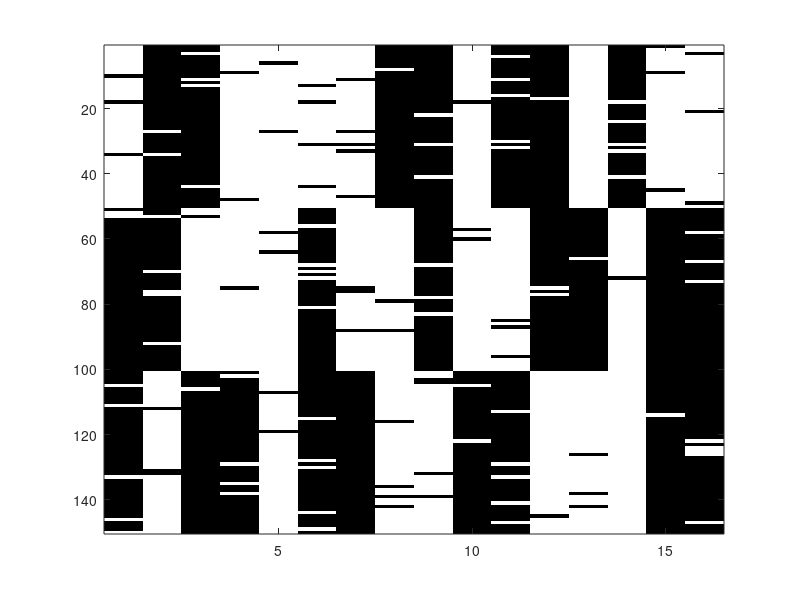

The MATLAB script that drew this image: (Note: this script raises an error after producing the figure.)
% Demo of factor analysis applied to some synthetic binary data

% This file is from pmtk3.googlecode.com

%function [W, b, proto] = tippingDemo();

p = 16;
K = 3;
proto = rand(p,K) < 0.5;
data = [];
dataClean = [];
M = 50;
source = [1*ones(1,M) 2*ones(1,M) 3*ones(1,M)];
for k=1:K
  tmp = repmat(proto(:,k), 1, M);
  dataClean  = [dataClean tmp];
  noise = rand(p, M) < 0.05;
  tmp(noise) = 1-tmp(noise);
  data  = [data tmp];
end

figure; imagesc(data'); colormap(gray);printPmtkFigure('binaryPCAinput');
figure; imagesc(dataClean'); colormap(gray)

q = 2;
%[W, b, muPost] = binaryPcaFitVarEm(data, 2);
model = binaryFAfit(data, 2);
muPost = binaryFAinferLatent(model, data);

figure;
symbols = {'ro', 'gs', 'k*'};
for k=1:K
  ndx = (source==k);
  plot(muPost(1,ndx), muPost(2,ndx), symbols{k});
  hold on
end
printPmtkFigure('binaryPCAoutput')
